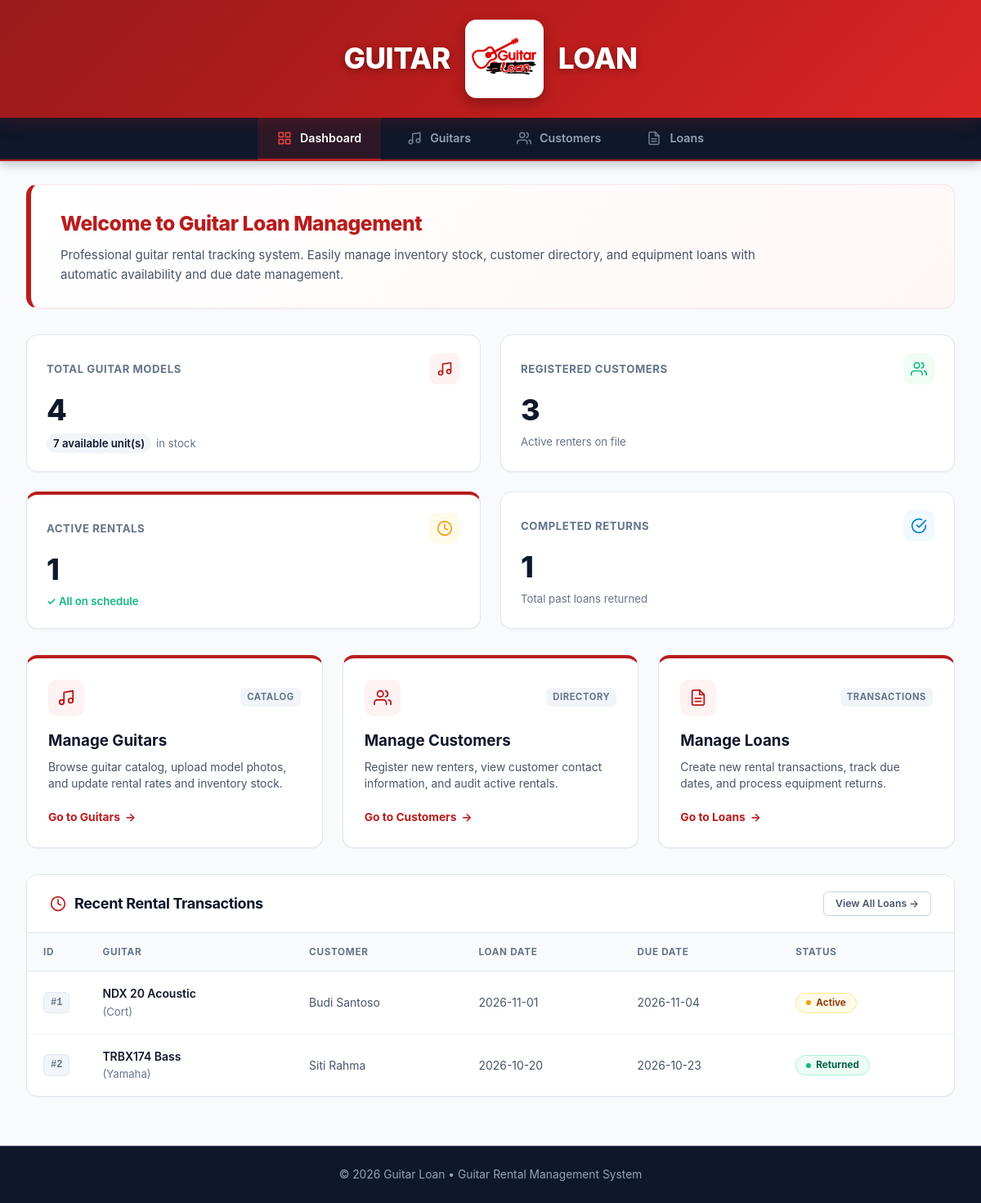
Before: / with the older database file.
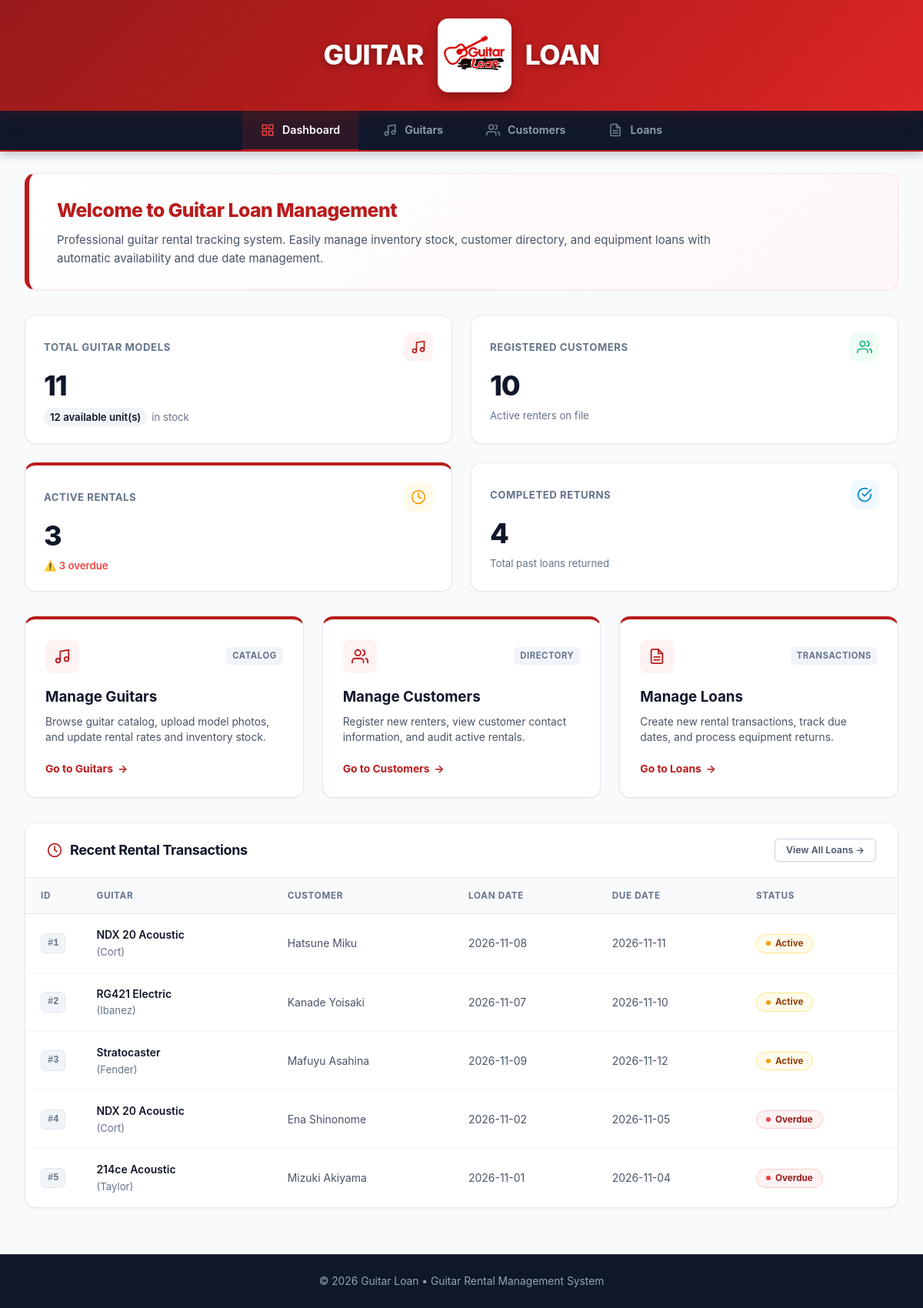
After: the same page with the newer database file.
### tables this page shows
CREATE TABLE loans (
    id INT UNSIGNED AUTO_INCREMENT PRIMARY KEY,
    guitar_id INT UNSIGNED NOT NULL,
    customer_id INT UNSIGNED NOT NULL,
    loan_date DATE NOT NULL,
    due_date DATE NOT NULL,
    return_date DATE DEFAULT NULL,
    status ENUM('Active', 'Returned', 'Overdue') NOT NULL DEFAULT 'Active',
    total_cost DECIMAL(12, 2) NOT NULL DEFAULT 0.00,
    created_at TIMESTAMP NOT NULL DEFAULT CURRENT_TIMESTAMP,
    updated_at TIMESTAMP NOT NULL DEFAULT CURRENT_TIMESTAMP ON UPDATE CURRENT_TIMESTAMP,
    CONSTRAINT fk_loans_guitar
        FOREIGN KEY (guitar_id) REFERENCES guitars (id)
        ON UPDATE CASCADE
        ON DELETE RESTRICT,
    CONSTRAINT fk_loans_customer
        FOREIGN KEY (customer_id) REFERENCES customers (id)
        ON UPDATE CASCADE
        ON DELETE RESTRICT,
    CONSTRAINT chk_loans_due_date CHECK (due_date >= loan_date),
    CONSTRAINT chk_loans_total_cost CHECK (total_cost >= 0)
);

CREATE TABLE guitars (
    id INT UNSIGNED AUTO_INCREMENT PRIMARY KEY,
    name VARCHAR(150) NOT NULL,
    brand VARCHAR(100) NOT NULL,
    type ENUM('Acoustic', 'Electric', 'Bass', 'Classical', 'Other') NOT NULL DEFAULT 'Other',
    condition_status ENUM('Excellent', 'Good', 'Fair', 'Needs Maintenance') NOT NULL DEFAULT 'Good',
    daily_rate DECIMAL(12, 2) NOT NULL DEFAULT 0.00,
    stock INT UNSIGNED NOT NULL DEFAULT 0,
    available_stock INT UNSIGNED NOT NULL DEFAULT 0,
    availability_status ENUM('Available', 'Unavailable') NOT NULL DEFAULT 'Available',
    image_path VARCHAR(255) DEFAULT NULL,
    created_at TIMESTAMP NOT NULL DEFAULT CURRENT_TIMESTAMP,
    updated_at TIMESTAMP NOT NULL DEFAULT CURRENT_TIMESTAMP ON UPDATE CURRENT_TIMESTAMP,
    CONSTRAINT chk_guitars_daily_rate CHECK (daily_rate >= 0),
    CONSTRAINT chk_guitars_available_stock CHECK (available_stock <= stock)
);

CREATE TABLE customers (
    id INT UNSIGNED AUTO_INCREMENT PRIMARY KEY,
    name VARCHAR(100) NOT NULL,
    email VARCHAR(150) NOT NULL UNIQUE,
    phone VARCHAR(20) NOT NULL,
    address TEXT NOT NULL,
    created_at TIMESTAMP NOT NULL DEFAULT CURRENT_TIMESTAMP,
    updated_at TIMESTAMP NOT NULL DEFAULT CURRENT_TIMESTAMP ON UPDATE CURRENT_TIMESTAMP
);

### class/Loan.php (called while the page is built, shortened)
<?php
class Loan {
    private PDO $db;
    public function __construct(?PDO $db = null) {
        $this->db = $db ?? (new Database())->conn;
    }
    public function getAllLoans(): array {
        $sql = "
            SELECT
                loans.*,
                guitars.name AS guitar_name,
                guitars.brand AS guitar_brand,
                guitars.type AS guitar_type,
                guitars.daily_rate,
                guitars.image_path AS guitar_image,
                customers.name AS customer_name,
                customers.email AS customer_email,
                customers.phone AS customer_phone
            FROM loans
            JOIN guitars ON loans.guitar_id = guitars.id
            JOIN customers ON loans.customer_id = customers.id
            ORDER BY loans.id ASC
        ";
        $stmt = $this->db->prepare($sql);
        $stmt->execute();
        return $stmt->fetchAll(PDO::FETCH_ASSOC);
    }
}

### index.php (the view, shortened to what the rows shown need)
<?php
require_once __DIR__ . '/class/Loan.php';
$databaseConnected = false;
$guitarModel = null;
$customerModel = null;
$loanModel = null;
try {
    $dbInstance = new Database();
    $connection = $dbInstance->conn;
    $databaseConnected = true;
    $guitarModel = new Guitar($connection);
    $customerModel = new Customer($connection);
    $loanModel = new Loan($connection);
    $loanModel->checkAndUpdateOverdueLoans();
} catch (PDOException $exception) {
    $databaseError = 'Database connection error: ' . $exception->getMessage();
}
$page = $_GET['page'] ?? 'dashboard';
$action = $_GET['action'] ?? 'list';
$loans = [];
if ($databaseConnected) {
    if ($page === 'guitars') {
        $guitars = $guitarModel->getAllGuitars();
        if ($action === 'edit' && isset($_GET['id'])) {
            $editGuitar = $guitarModel->getGuitarById((int)$_GET['id']);
        }
    } elseif ($page === 'customers') {
        $customers = $customerModel->getAllCustomers();
        if ($action === 'edit' && isset($_GET['id'])) {
            $editCustomer = $customerModel->getCustomerById((int)$_GET['id']);
        }
    } elseif ($page === 'loans') {
        $loans = $loanModel->getAllLoans();
        if ($action === 'edit' && isset($_GET['id'])) {
            $editLoan = $loanModel->getLoanById((int)$_GET['id']);
        }
    } elseif ($page === 'dashboard') {
        $loans = $loanModel->getAllLoans();
    }
}
?>
<!DOCTYPE html>
<html lang="en">
<head>
    <link rel="stylesheet" href="style.css">
</head>
<body>
    <div class="container">
        <main class="content">
            <?php if ($databaseConnected): ?>
                <?php if ($page === 'guitars'): ?>
                    <?php include __DIR__ . '/view/guitars.php'; ?>
                <?php elseif ($page === 'customers'): ?>
                    <?php include __DIR__ . '/view/customers.php'; ?>
                <?php elseif ($page === 'loans'): ?>
                    <?php include __DIR__ . '/view/loans.php'; ?>
                <?php else: ?>
                    <section class="hero">
                        <div class="hero-content">
                            <h2>Welcome to Guitar Loan Management</h2>
                        </div>
                    </section>
                    <?php if (!empty($loans)): ?>
                        <section class="card table-card" style="margin-top: 32px;">
                            <div class="table-responsive">
                                <table class="data-table">
                                    <thead>
                                        <tr>
                                            <th style="width: 70px;">ID</th>
                                            <th>Guitar</th>
                                            <th>Customer</th>
                                            <th>Loan Date</th>
                                            <th>Due Date</th>
                                            <th>Status</th>
                                        </tr>
                                    </thead>
                                    <tbody>
                                        <?php foreach (array_slice($loans, 0, 5) as $recentLoan): ?>
                                            <tr>
                                                <td><span class="id-tag">#<?= (int)$recentLoan['id'] ?></span></td>
                                                <td>
                                                    <strong class="table-primary-text"><?= htmlspecialchars($recentLoan['guitar_name']) ?></strong>
                                                    <span class="text-muted">(<?= htmlspecialchars($recentLoan['guitar_brand']) ?>)</span>
                                                </td>
                                                <td><?= htmlspecialchars($recentLoan['customer_name']) ?></td>
                                                <td><?= htmlspecialchars($recentLoan['loan_date']) ?></td>
                                                <td><?= htmlspecialchars($recentLoan['due_date']) ?></td>
                                                <td>
                                                    <?php if ($recentLoan['status'] === 'Active'): ?>
                                                        <span class="badge badge-warning"><span class="badge-dot"></span>Active</span>
                                                    <?php elseif ($recentLoan['status'] === 'Returned'): ?>
                                                        <span class="badge badge-success"><span class="badge-dot"></span>Returned</span>
                                                    <?php else: ?>
                                                        <span class="badge badge-danger"><span class="badge-dot"></span>Overdue</span>
                                                    <?php endif; ?>
                                                </td>
                                            </tr>
                                        <?php endforeach; ?>
                                    </tbody>
                                </table>
                            </div>
                        </section>
                    <?php endif; ?>
                <?php endif; ?>
            <?php endif; ?>
        </main>
    </div>
</body>
</html>

Changed rows visible on the page:
changed loans id 1: customer.name "Budi Santoso" → "Hatsune Miku"; loan_date "2026-11-01" → "2026-11-08"; due_date "2026-11-04" → "2026-11-11"
changed loans id 2: guitar.name "TRBX174 Bass" → "RG421 Electric"; guitar.brand "Yamaha" → "Ibanez"; customer.name "Siti Rahma" → "Kanade Yoisaki"; loan_date "2026-10-20" → "2026-11-07"; due_date "2026-10-23" → "2026-11-10"; status "Returned" → "Active"
added loans: id "3", guitar.name "Stratocaster", guitar.brand "Fender", customer.name "Mafuyu Asahina", loan_date "2026-11-09", due_date "2026-11-12", status "Active" (drawn)
added loans: id "4", guitar.name "NDX 20 Acoustic", guitar.brand "Cort", customer.name "Ena Shinonome", loan_date "2026-11-02", due_date "2026-11-05", status "Overdue" (drawn)
added loans: id "5", guitar.name "214ce Acoustic", guitar.brand "Taylor", customer.name "Mizuki Akiyama", loan_date "2026-11-01", due_date "2026-11-04", status "Overdue" (drawn)
Other visible differences:
$totalGuitars: "4" → "11"
$availableGuitars: "7" → "12"
$totalCustomers: "3" → "10"
$activeLoans: "1" → "3"
$overdueLoans: (not shown) → "3"
$returnedLoans: "1" → "4"
text no longer shown: "✓ All on schedule"
text now shown: "⚠️ overdue"
